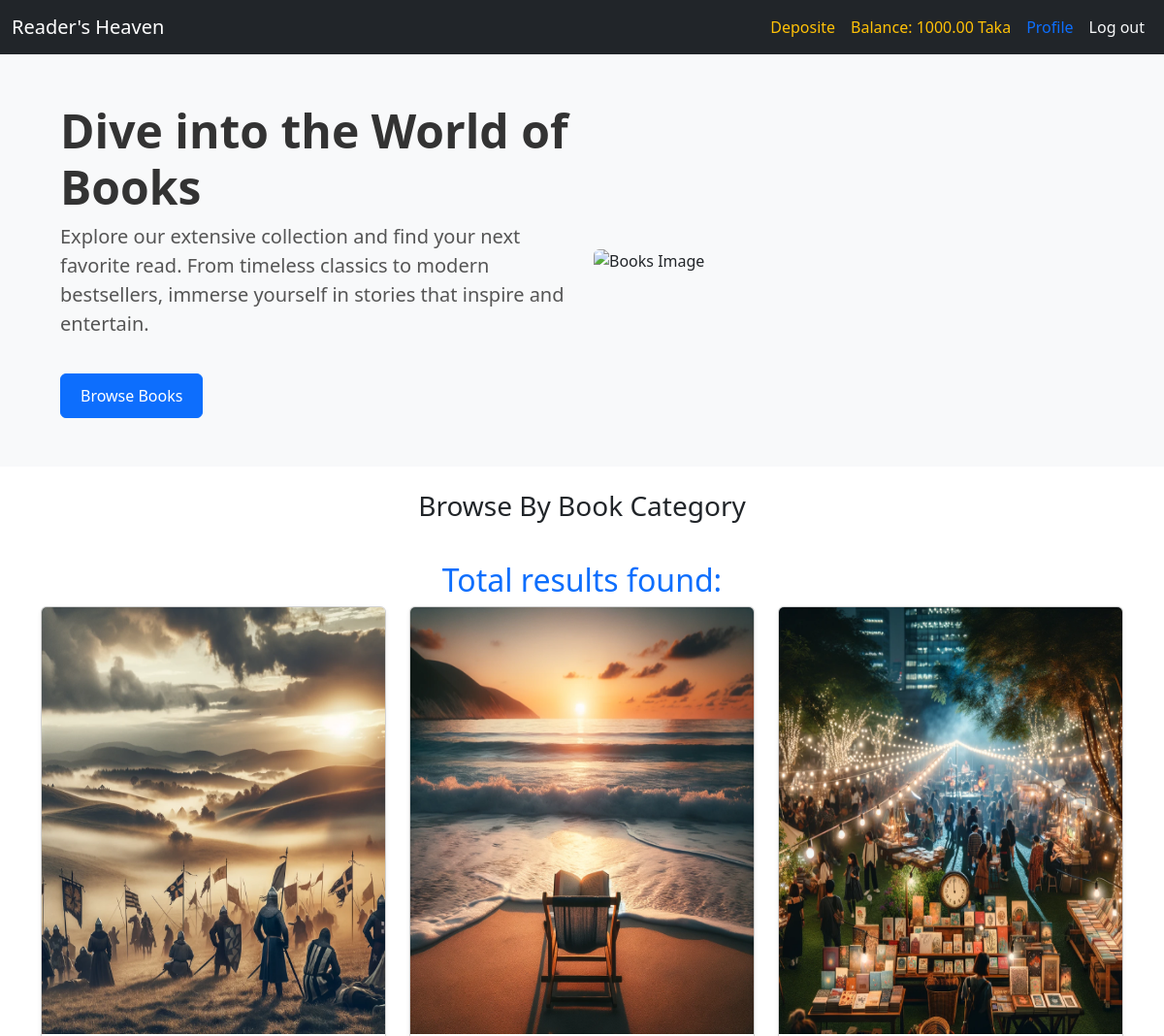
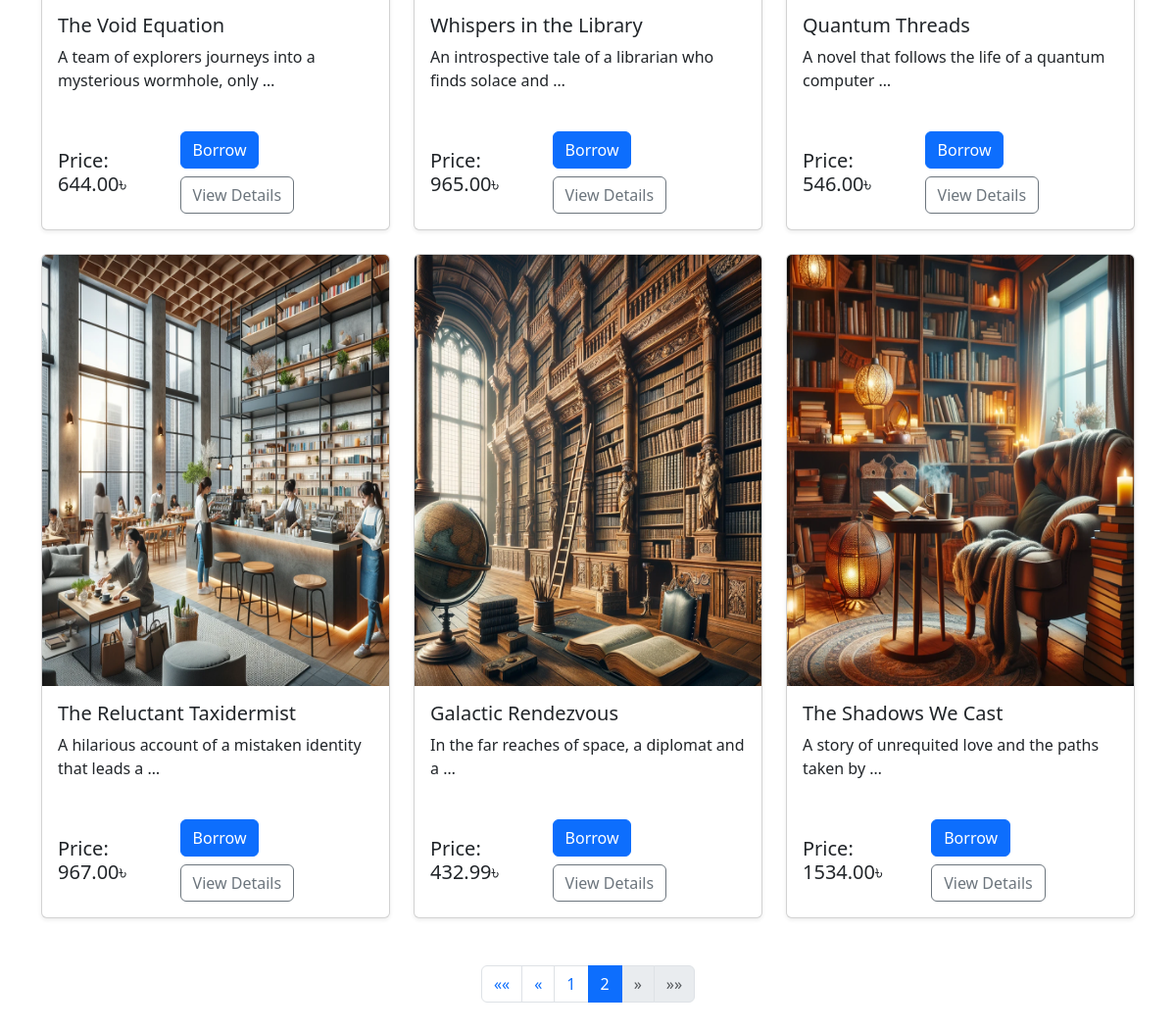
Page /?page=2 (signed in) on the committed database (2 pictures, top to bottom).
### user_accounts/models.py (models this page shows, shortened)
class user_account(models.Model):
    user = models.OneToOneField(User, related_name='account',on_delete=models.CASCADE)
    balance = models.DecimalField(max_digits=12, decimal_places=2,default=0)

### books/models.py (models this page shows, shortened)
class Book_model(models.Model):
    title = models.CharField(max_length=500)
    description = models.TextField()
    image = models.ImageField(upload_to='books/media/uploads/', blank=True, null=True)
    borrowing_price = models.DecimalField(max_digits=8, decimal_places=2)
    categories = models.ManyToManyField(Category_model, related_name='category')
    user_reviews = models.ManyToManyField(User, through='books.Review')
    available = models.BooleanField(default=True)

### core/views.py (the view)
# urls.py: path('', views.home,name="home" ),
def home(request, book_model_slug=None):
    book_model_details = Book_model.objects.all()
    if book_model_slug is not None:
        book_model_slug_field = Category_model.objects.get(slug=book_model_slug)
        book_model_details = Book_model.objects.filter(categories=book_model_slug_field)
    category_details = Category_model.objects.all()
    paginator = Paginator(book_model_details, 6)  # Show 6 books per page.
    page_number = request.GET.get('page')
    page_obj = paginator.get_page(page_number)
    return render(request, "./home.html", {'category_details': category_details, 'page_obj': page_obj})

### core/templates/home.html (shortened to what this page needs)
{% extends 'base.html' %}
{% block body %}
<section class="hero-section text-center text-lg-start" style="padding: 50px; background-color: #f8f9fa;">
    <div class="container">
        <div class="row align-items-center">
            <div class="col-12 col-lg-6">
                <h1 style="font-size: 3rem; font-weight: 700; color: #333;">Dive into the World of Books</h1>
                <p style="font-size: 1.25rem; line-height: 1.5; color: #555;">
                    Explore our extensive collection and find your next favorite read. From timeless classics to modern bestsellers, immerse yourself in stories that inspire and entertain.
                </p>
                <a href="#purchase" class="btn btn-primary" style="padding: 10px 20px; font-size: 1rem; margin-top: 20px;">Browse Books</a>
            </div>
            <div class="col-12 col-lg-6 mt-4 mt-lg-0">
                <img src="https://images.unsplash.com/photo-1544716278-e513176f20b5?q=80&w=1974&auto=format&fit=crop&ixlib=rb-4.0.3&ixid=M3wxMjA3fDB8MHxwaG90by1wYWdlfHx8fGVufDB8fHx8fA%3D%3D" alt="Books Image" class="img-fluid rounded">
            </div>
        </div>
    </div>
</section>
<h3 class="text-center mt-4">Browse By Book Category</h3>
<div class="mt-4 mb-2 text-center">
    <h2 class="text-primary">Total results found:</h2>
</div>
<section class="container">
    <div class="row row-cols-1 row-cols-md-3 g-4">
        {% for i in page_obj %}
        <div class="col">
            <div class="card h-100 shadow-sm">
                {% if i.image %}
                <img src="{{ i.image.url }}" class="card-img-top" alt="Book Image" style="height: 440px;">
                {% else %}
                <img src="{{ i.image.url }}" class="card-img-top" alt="Book Image" style="height: 150px; object-fit: cover;">
                {% endif %}
                <div class="card-body d-flex flex-column">
                    <h5 class="card-title">{{ i.title }}</h5>
                    <p class="card-text flex-grow-1">{{ i.description|truncatewords:10 }}</p>
                    <div class="d-flex justify-content-between align-items-center mt-4">
                        <h5 class="mb-0">Price: {{ i.borrowing_price }}৳</h5>
                        {% if request.user.is_authenticated %}
                        <div>
                            <a href="{% url 'purchase' i.id %}" class="btn btn-primary">Borrow</a>
                            <a href="{% url 'details' i.id %}" class="btn btn-outline-secondary mt-2">View Details</a>
                        </div>
                        {% endif %}
                    </div>
                </div>
            </div>
        </div>
        {% endfor %}
    </div>
<div class="d-flex justify-content-center my-5">
    <nav aria-label="Page navigation">
        <ul class="pagination">
            {% if page_obj.has_previous %}
            <li class="page-item">
                <a class="page-link" href="?page=1" aria-label="First">
                    &laquo;&laquo;
                </a>
            </li>
            <li class="page-item">
                <a class="page-link" href="?page={{ page_obj.previous_page_number }}" aria-label="Previous">
                    &laquo;
                </a>
            </li>
            {% endif %}
            {% for num in page_obj.paginator.page_range %}
            {% if num == page_obj.number %}
            <li class="page-item active">
                <span class="page-link">{{ num }}</span>
            </li>
            {% elif num > page_obj.number|add:'-3' and num < page_obj.number|add:'3' %}
            <li class="page-item">
                <a class="page-link" href="?page={{ num }}">{{ num }}</a>
            </li>
            {% endif %}
            {% endfor %}
            {% if page_obj.has_next %}
            <li class="page-item">
                <a class="page-link" href="?page={{ page_obj.next_page_number }}" aria-label="Next">
                    &raquo;
                </a>
            </li>
            <li class="page-item">
                <a class="page-link" href="?page={{ page_obj.paginator.num_pages }}" aria-label="Last">
                    &raquo;&raquo;
                </a>
            </li>
            {% else %}
            <li class="page-item disabled">
                <span class="page-link">&raquo;</span>
            </li>
            <li class="page-item disabled">
                <span class="page-link">&raquo;&raquo;</span>
            </li>
            {% endif %}
        </ul>
    </nav>
</div>
</section>
{% endblock body %}

### core/templates/base.html (shortened to what this page needs)
<!doctype html>
<html lang="en">
<head>
  <link href="https://cdn.jsdelivr.net/npm/bootstrap@5.3.2/dist/css/bootstrap.min.css" rel="stylesheet">
</head>
<body>
<nav class="navbar navbar-expand-lg navbar-dark bg-dark">
  <div class="container-fluid">
    <a href="/" class="navbar-brand">Reader's Heaven</a>
    <div class="collapse navbar-collapse justify-content-end" id="navbarNav">
      <ul class="navbar-nav">
        {% if user.is_authenticated %}
        <li class="nav-item">
          <a class="nav-link text-warning" href="{% url 'deposite' %}">Deposite</a>
        </li>
        <li class="nav-item">
          <a class="nav-link text-warning" href="#">Balance: {{request.user.account.balance}} Taka</a>
        </li>
        <li class="nav-item">
          <a class="nav-link text-primary" href="{% url 'profilepage' %}">Profile</a>
        </li>
        <li class="nav-item">
          <a class="nav-link text-light btn btn-outline-primary" href="{% url 'user_logout' %}">Log out</a>
        </li>
        {% endif %}
      </ul>
    </div>
  </div>
</nav>
{% block body %}
{% endblock body %}
</body>
</html>

### rows in the picture
Book_model: image (picture), title "The Void Equation", description "A team of explorers journeys into a mysterious wormhole, only …", borrowing_price "644.00"
Book_model: image (picture), title "Whispers in the Library", description "An introspective tale of a librarian who finds solace and …", borrowing_price "965.00"
Book_model: image (picture), title "Quantum Threads", description "A novel that follows the life of a quantum computer …", borrowing_price "546.00"
Book_model: image (picture), title "The Reluctant Taxidermist", description "A hilarious account of a mistaken identity that leads a …", borrowing_price "967.00"
Book_model: image (picture), title "Galactic Rendezvous", description "In the far reaches of space, a diplomat and a …", borrowing_price "432.99"
Book_model: image (picture), title "The Shadows We Cast", description "A story of unrequited love and the paths taken by …", borrowing_price "1534.00"

### other values in the picture
{{ request.user.account.balance }} "1000.00"
{{ num }} "1"
{{ num }} "2"
